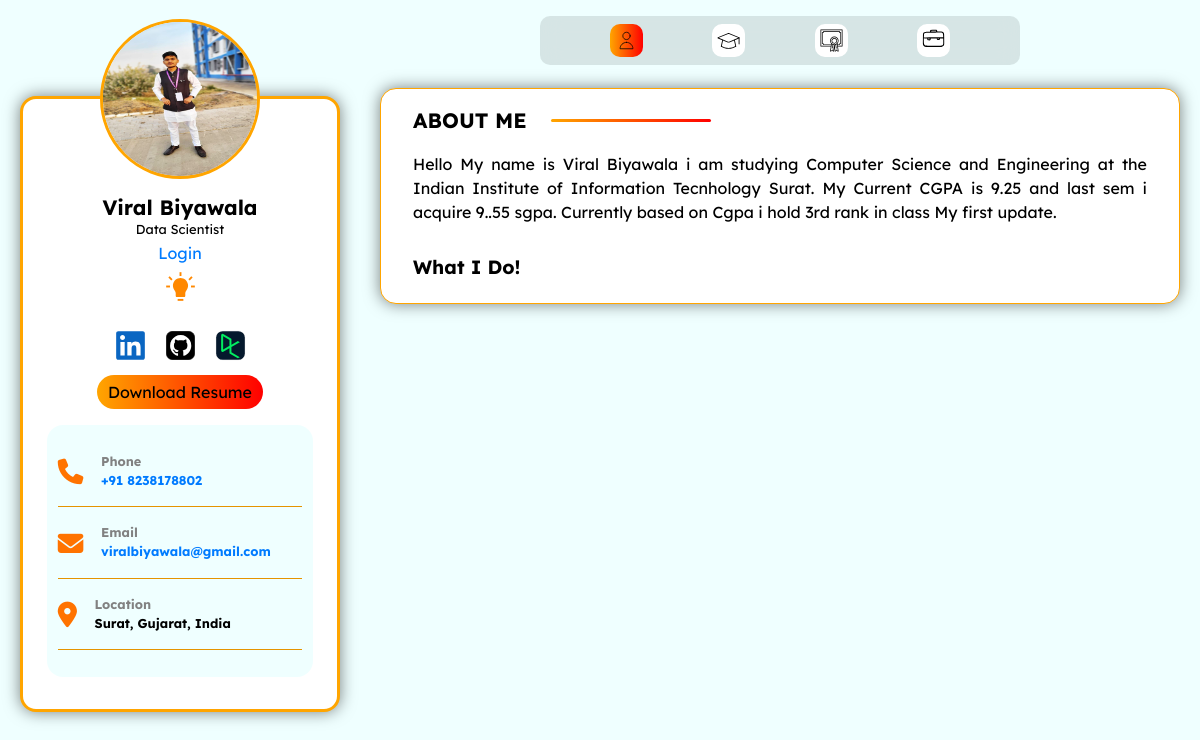
/, run on an earlier commit of the app's database.
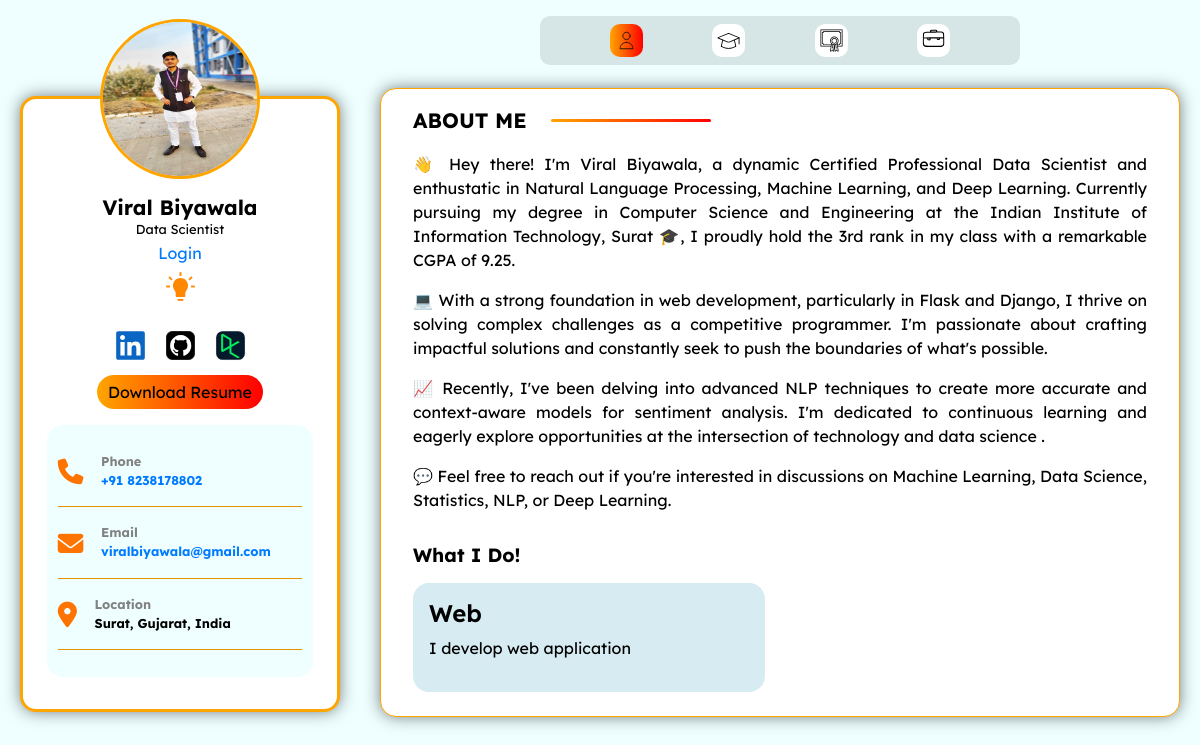
And on a later commit of the database.
### viralapp/models.py (models this page shows, shortened)
class Intro(models.Model):
    content = models.TextField()

class BlogEntry(models.Model):
    title = models.CharField(max_length=100)
    content = models.TextField()

### viralapp/views.py (the view)
# urls.py: path('', views.dashboard_view, name='dashboard'),
def dashboard_view(request):
    superuser = User.objects.filter(is_superuser=True).first()
    if 'theme_preference' in request.GET:
        theme_preference = request.GET['theme_preference']
        request.session['theme_preference'] = theme_preference
    theme_preference = request.session.get('theme_preference', 'light')
    intro, created = Intro.objects.get_or_create(pk=1)
    if request.method == 'POST':
        content = request.POST.get('content', '')
        intro.content = content
        intro.save()
        return redirect('index')
    intro_split = intro.content.split('\n')
    allowed_extensions = ['jpg', 'jpeg', 'png']
    src = "../static/images/profile.jpg"
    for extension in allowed_extensions:
        image_path = f"viralapp/static/images/profile.{extension}"
        if os.path.isfile(image_path) == True:
            src = f"images/profile.{extension}"
            break
    blog_entries = BlogEntry.objects.all()
    context = {
        'theme_preference': theme_preference,
        'user': superuser,
        'is_superuser': True,
        'link':src,
        'intro': intro,
        'intro_split': intro_split,
        'blog_entries': blog_entries,
    }
    return render(request, 'dashboard.html', context)

### viralapp/context_processors.py (called while the page is built)
def add_login_status(request):
    return {'editable': request.user.is_authenticated}

### viralapp/templates/dashboard.html (shortened to what this page needs)
{% extends 'base.html' %}
{% load static %}
{% block extra_css %}
<link rel="stylesheet" href="{% static 'css/dashboard.css' %}" />
{% endblock %}
{% block content %}
<div class="main-content">
    <div class="join">
        <p>ABOUT ME </p>
        <div class="horizontal-bar"></div>
    </div>
    {% if editable %}
    <form method="POST">
        {% csrf_token %}
        <textarea name="content" id="intro-content"
            placeholder="Enter your intro paragraph here...">{{ intro.content }}</textarea>
        <button type="submit">Save</button>
    </form>
    <p class="subhead">What I Do!</p>
    <div id="about-me-section">
        <button id="add-blog-btn">Add Blog</button>
        <div id="blog-container">
            {% for entry in blog_entries %}
            <div class="blog-entry">
                <h4>{{ entry.title }}</h4>
                <p>{{ entry.content }}</p>
                <button class="delete-btn" data-title="{{ entry.title }}" data-content="{{ entry.content }}">Delete</button>
            </div>
            {% endfor %}
        </div>
    </div>
    {% else %}
    <div id="intro-content">
        {% for paragraph in intro_split %}
        <p>{{ paragraph }}</p>
    {% endfor %}
    </div>
    <h3 class="subhead">What I Do!</h3>
    <div id="blog-container">
        {% for entry in blog_entries %}
        <div class="blog-entry" >
            <h4>{{ entry.title }}</h4>
            <p>{{ entry.content }}</p>
        </div>
        {% endfor %}
    </div>
    {% endif %}
</div>
{% endblock %}

What changed in the data, as far as the page shows it:
no longer on this page (row edited): Intro: intro_split "Hello My name is Viral Biyawala i am studying Computer Science and Engineering at the Indian Institute of Information Tecnhology Surat. My Current CGPA is 9.25 and last sem i acquire 9..55 sgpa. Currently based on Cgpa i hold 3rd rank in class My first update."
added BlogEntry: title "Web", content "I develop web application"
Also different on the page:
new list line: "👋 Hey there! I'm Viral Biyawala, a dynamic Certified Professional Data Scientist and enthustatic in Natural Language Processing, Machine Learning, and Deep Learning. Currently pursuing my degree in Computer Science and Engineering at the Indian Institute of Information Technology, Surat 🎓, I proudly hold the 3rd rank in my class with a remarkable CGPA of 9.25."
new list line: "💻 With a strong foundation in web development, particularly in Flask and Django, I thrive on solving complex challenges as a competitive programmer. I'm passionate about crafting impactful solutions and constantly seek to push the boundaries of what's possible."
new list line: "📈 Recently, I've been delving into advanced NLP techniques to create more accurate and context-aware models for sentiment analysis. I'm dedicated to continuous learning and eagerly explore opportunities at the intersection of technology and data science ."
new list line: "💬 Feel free to reach out if you're interested in discussions on Machine Learning, Data Science, Statistics, NLP, or Deep Learning."
